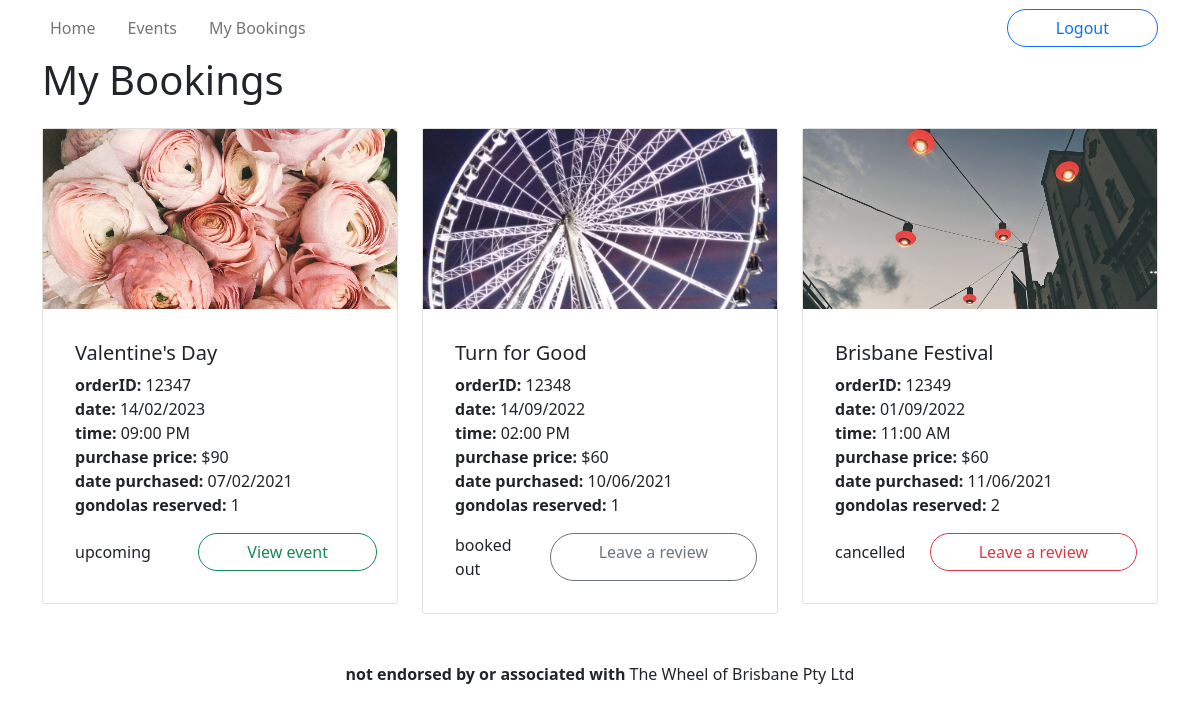
Before: /bookings/ (signed in) with the older database file.
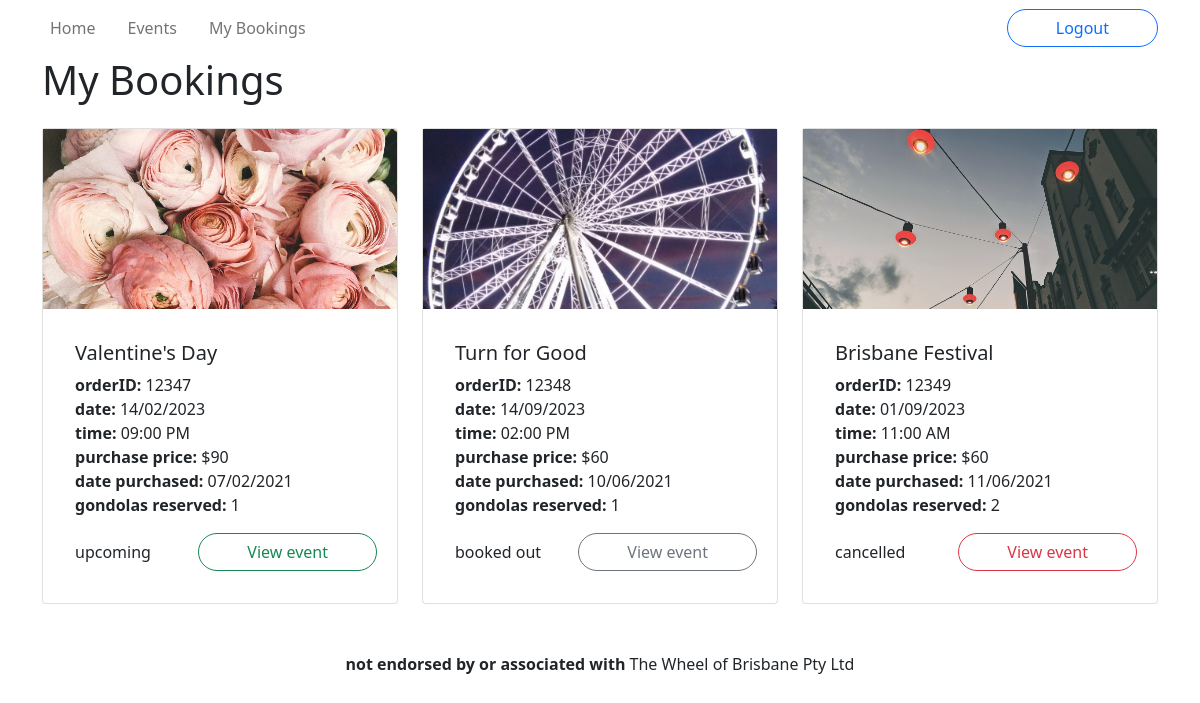
After: the same page with the newer database file.
### wheel/models.py (models this page shows, shortened)
class Booking(db.Model):
    __tablename__ = 'bookings'
    id = db.Column(db.Integer, primary_key=True)
    qty = db.Column(db.Integer, nullable=False)
    total_price = db.Column(db.Integer, nullable=False)
    purchase_datetime = db.Column(db.DateTime, nullable=False, default=datetime.now())
    user_id = db.Column(db.Integer, db.ForeignKey('users.id'))
    ticket_id = db.Column(db.Integer, db.ForeignKey('tickets.id'))
    @staticmethod
    def getAllByUser(user_id):
        return Booking.query.filter_by(user_id=user_id)
    def getTicket(self):
        return Ticket.get(self.ticket_id)
    def getEvent(self):
        ticket = self.getTicket()
        return ticket.getEvent()

class Event(db.Model):
    __tablename__ = 'events'
    id = db.Column(db.Integer, primary_key=True)
    name = db.Column(db.String(255), nullable=False)
    description = db.Column(db.Text)
    category = db.Column(db.String(40))
    status = db.Column(db.Enum('upcoming', 'inactive', 'cancelled', 'booked out'), nullable=False)
    image = db.Column(db.String(255))
    reviews = db.relationship('Review', backref='event')
    tickets = db.relationship('Ticket', backref='event')
    @staticmethod
    def get(id: int):
        return Event.query.get(id)
    def getStatusColour(self):
        return {
            'upcoming': 'success',
            'inactive': 'secondary',
            'booked out': 'secondary',
            'cancelled': 'danger'
        }[self.status]

class Ticket(db.Model):
    __tablename__ = 'tickets'
    id = db.Column(db.Integer, primary_key=True)
    datetime = db.Column(db.DateTime, nullable=False)
    price = db.Column(db.Integer, nullable=False)
    remaining = db.Column(db.Integer, nullable=False)
    event_id = db.Column(db.Integer, db.ForeignKey('events.id'))
    @staticmethod
    def get(id: int):
        return Ticket.query.get(id)
    def getEvent(self):
        return Event.get(self.event_id)

### wheel/controllers/bookings.py (the view)
@bookings.route('/<int:id>')
@bookings.route('/')
@login_required
def get(id=None):
    if id:
        booking = Booking.get(id)
        ticket = booking.getTicket()
        event = booking.getEvent()
    bookings = [[booking, ticket, event]] if id else \
        [[booking, booking.getTicket(), booking.getEvent()] for booking in Booking.getAllByUser(current_user.id)]
    return render_template('bookings.html', bookings=bookings, now=datetime.now() )

### wheel/models.py (called while the page is built)
    @staticmethod
    def get(id: int):
        return User.query.get(id)

    def is_admin(self):
        return self.type == 'administrator'

### wheel/templates/bookings.html (shortened to what this page needs)
{% extends 'base.html' %}
{% block title %}My Bookings{% endblock %}
{% block content %}
<section class="row row-cols-1 row-cols-md-2 row-cols-xl-3 g-4 mb-3">
    {% for booking, ticket, event in bookings %}
        <div id="{{ booking.id }}" class="col">
            <div class="card">
                <a href="{{ url_for('events.get', id=event.id)}}" class="card-image" style="background-image: url('{{ event.image }}')"></a>
                <div class="card-body">
                    <div class="card-body">
                        <h5>{{ event.name }}</h5>
                        <div><strong>orderID: </strong>{{ booking.id }}</div>
                        <div><strong>date: </strong>{{ ticket.datetime.strftime("%d/%m/%Y") }}</div>
                        <div><strong>time: </strong>{{ ticket.datetime.strftime("%I:%M %p") }}</div>
                        <div><strong>purchase price: </strong>${{ booking.total_price }}</div>
                        <div><strong>date purchased: </strong>{{ booking.purchase_datetime.strftime("%d/%m/%Y") }}</div>
                        <div class="mb-3"><strong>gondolas reserved: </strong>{{ booking.qty }}</div>
                        <div class="row">
                            <span class="col my-auto">{{ event.status }}</span>
                            {% if ticket.datetime > now %}
                                <a href="{{ url_for('events.get', id=event.id) }}" class="col-auto btn btn-outline-{{ event.getStatusColour() }} rounded-pill px-5">View event</a>
                            {% else %}
                                <a href="{{ url_for('events.get', id=event.id) + '#reviews' }}" class="col-auto btn btn-outline-{{ event.getStatusColour() }} rounded-pill px-5"
                                        data-bs-toggle="tooltip" data-bs-placement="top"
                                        title="This ticket was in the past so it asks how the event was">Leave a review</a>
                            {% endif %}
                        </div>
                    </div>
                </div>
            </div>
        </div>
    {% endfor %}
</section>
{% endblock %}

### wheel/templates/base.html (shortened to what this page needs)
<!DOCTYPE html>
<html lang="en">
<head>
    <link href="https://cdn.jsdelivr.net/npm/bootstrap@5.0.0-beta3/dist/css/bootstrap.min.css"
            rel="stylesheet">
    <link rel="stylesheet" href="/static/css/unbootstrapify.css">
</head>
<body>
    <div class="container">
        <header>
            <nav class="navbar navbar-expand-lg navbar-light justify-content-between">
                <div class="navbar-nav flex-row gap-3">
                    <a class="nav-link" href="{{ url_for('index.get') }}">Home</a>
                    <a class="nav-link" href="{{ url_for('events.getAll') }}">Events</a>
                    {% if current_user.is_authenticated %}
                    <a class="nav-link" href="{{ url_for('bookings.get') }}">My Bookings</a>
                    {% else %}
                    <a class="nav-link" href="{{ url_for('auth.register') }}">Register</a>
                    {% endif %}
                </div>
                <div class="collapse navbar-collapse flex-grow-0" id="navbarlogin">
                    {% if not current_user.is_authenticated %}
                    <form method="POST" action="{{ url_for('auth.login') }}" class="navbar-nav flex-row gap-1">
                        <input name="email" type="text" required
                                class="form-control" placeholder="email address">
                        <input name="password" type="password" required
                                class="form-control" placeholder="password">
                        <button class="btn btn-outline-success rounded-pill px-5" type="submit">Login</button>
                    </form>
                    {% else %}
                    <form action="{{ url_for('auth.logout') }}" class="navbar-nav flex-row gap-1">
                        <button class="btn btn-outline-primary rounded-pill px-5" type="submit">Logout</button>
                    </form>
                    {% endif %}
                </div>
            </nav>
        </header>
        <main>
            <header class="row mb-3">
                <div class="col-md">
                    <h1>{% block title %}{% endblock %}</h1>
                </div>
            </header>
            {% block content %}
            {% endblock %}
        </main>
        <footer class="mt-5 text-center footer"><strong>not endorsed by or associated with </strong>The Wheel of Brisbane Pty Ltd</footer>
    </div>
</body>
</html>

Changed rows visible on the page:
changed through a linked row, Booking "Turn for Good": datetime "14/09/2022" → "14/09/2023"; text "Leave a review" → "View event"
changed through a linked row, Booking "Brisbane Festival": datetime "01/09/2022" → "01/09/2023"; text "Leave a review" → "View event"
